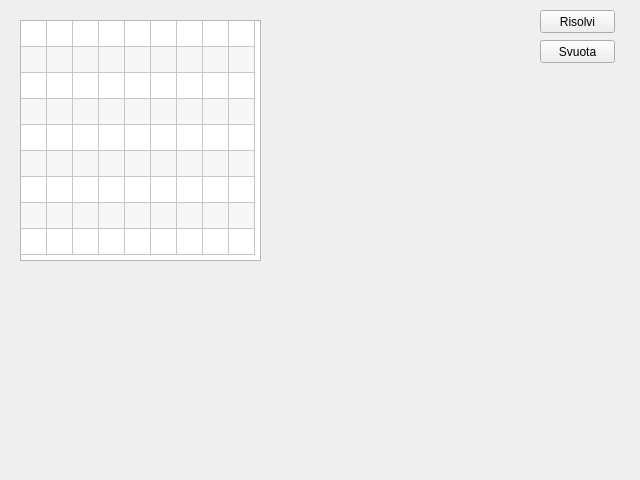
<?xml version="1.0" encoding="UTF-8"?>
<ui version="4.0">
 <class>MainWindow</class>
 <widget class="QMainWindow" name="MainWindow">
  <property name="windowModality">
   <enum>Qt::ApplicationModal</enum>
  </property>
  <property name="geometry">
   <rect>
    <x>0</x>
    <y>0</y>
    <width>640</width>
    <height>480</height>
   </rect>
  </property>
  <property name="minimumSize">
   <size>
    <width>640</width>
    <height>480</height>
   </size>
  </property>
  <property name="maximumSize">
   <size>
    <width>640</width>
    <height>480</height>
   </size>
  </property>
  <property name="acceptDrops">
   <bool>true</bool>
  </property>
  <property name="windowTitle">
   <string>Finestra</string>
  </property>
  <property name="windowIcon">
   <iconset>
    <normaloff>icon.ico</normaloff>icon.ico</iconset>
  </property>
  <widget class="QWidget" name="centralwidget">
   <widget class="QTableWidget" name="tableSudoku">
    <property name="geometry">
     <rect>
      <x>20</x>
      <y>20</y>
      <width>241</width>
      <height>241</height>
     </rect>
    </property>
    <property name="verticalScrollBarPolicy">
     <enum>Qt::ScrollBarAlwaysOff</enum>
    </property>
    <property name="horizontalScrollBarPolicy">
     <enum>Qt::ScrollBarAlwaysOff</enum>
    </property>
    <property name="editTriggers">
     <set>QAbstractItemView::DoubleClicked</set>
    </property>
    <property name="tabKeyNavigation">
     <bool>true</bool>
    </property>
    <property name="showDropIndicator" stdset="0">
     <bool>false</bool>
    </property>
    <property name="dragDropOverwriteMode">
     <bool>false</bool>
    </property>
    <property name="alternatingRowColors">
     <bool>true</bool>
    </property>
    <property name="selectionMode">
     <enum>QAbstractItemView::NoSelection</enum>
    </property>
    <property name="showGrid">
     <bool>true</bool>
    </property>
    <property name="gridStyle">
     <enum>Qt::SolidLine</enum>
    </property>
    <property name="wordWrap">
     <bool>false</bool>
    </property>
    <property name="cornerButtonEnabled">
     <bool>false</bool>
    </property>
    <property name="rowCount">
     <number>9</number>
    </property>
    <property name="columnCount">
     <number>9</number>
    </property>
    <attribute name="horizontalHeaderVisible">
     <bool>false</bool>
    </attribute>
    <attribute name="horizontalHeaderDefaultSectionSize">
     <number>26</number>
    </attribute>
    <attribute name="horizontalHeaderHighlightSections">
     <bool>false</bool>
    </attribute>
    <attribute name="horizontalHeaderMinimumSectionSize">
     <number>26</number>
    </attribute>
    <attribute name="verticalHeaderVisible">
     <bool>false</bool>
    </attribute>
    <attribute name="verticalHeaderDefaultSectionSize">
     <number>26</number>
    </attribute>
    <attribute name="verticalHeaderHighlightSections">
     <bool>false</bool>
    </attribute>
    <attribute name="verticalHeaderMinimumSectionSize">
     <number>26</number>
    </attribute>
    <row/>
    <row/>
    <row/>
    <row/>
    <row/>
    <row/>
    <row/>
    <row/>
    <row/>
    <column/>
    <column/>
    <column/>
    <column/>
    <column/>
    <column/>
    <column/>
    <column/>
    <column/>
   </widget>
   <widget class="QPushButton" name="solveBtn">
    <property name="geometry">
     <rect>
      <x>540</x>
      <y>10</y>
      <width>75</width>
      <height>23</height>
     </rect>
    </property>
    <property name="text">
     <string>Risolvi</string>
    </property>
   </widget>
   <widget class="QPushButton" name="clearBtn">
    <property name="geometry">
     <rect>
      <x>540</x>
      <y>40</y>
      <width>75</width>
      <height>23</height>
     </rect>
    </property>
    <property name="text">
     <string>Svuota</string>
    </property>
   </widget>
  </widget>
  <action name="actiontest1">
   <property name="checkable">
    <bool>false</bool>
   </property>
   <property name="checked">
    <bool>false</bool>
   </property>
   <property name="text">
    <string>test1</string>
   </property>
   <property name="toolTip">
    <string>test1</string>
   </property>
   <property name="statusTip">
    <string>wowowowowow</string>
   </property>
  </action>
 </widget>
 <resources/>
 <connections/>
</ui>
